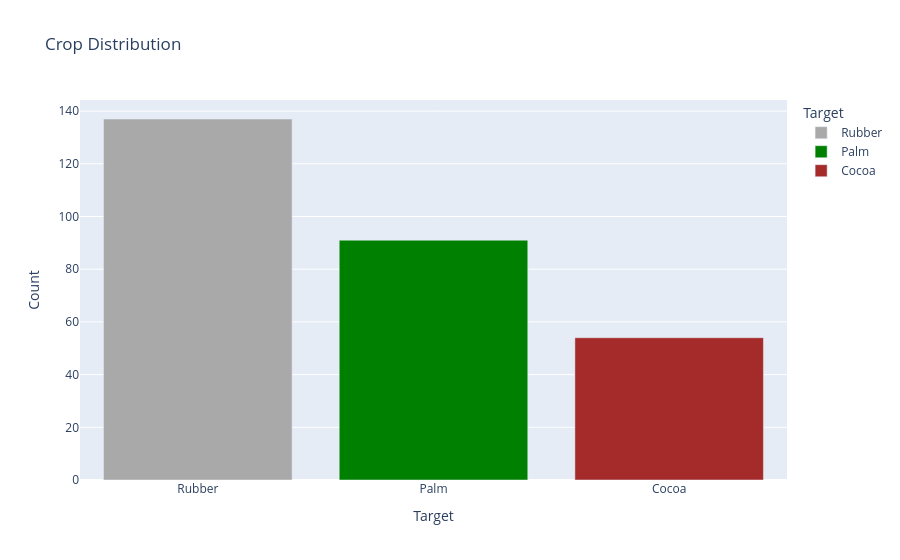

Notebook code for this chart:
### Code cell
plot_class_distribution(y_pred) ## Distribution of prediction

### Figure 1 — Plotly figure (JSON) as saved in the notebook; plotly's stock layout.template omitted (floating-point values rounded to 4 significant figures)
{"data": [{"hovertemplate": "Target=%{x}<br>Count=%{y}<extra></extra>", "legendgroup": "Rubber", "marker": {"color": "darkgray", "pattern": {"shape": ""}}, "name": "Rubber", "orientation": "v", "showlegend": true, "textposition": "auto", "type": "bar", "x": ["Rubber"], "xaxis": "x", "y": [137], "yaxis": "y"}, {"hovertemplate": "Target=%{x}<br>Count=%{y}<extra></extra>", "legendgroup": "Palm", "marker": {"color": "green", "pattern": {"shape": ""}}, "name": "Palm", "orientation": "v", "showlegend": true, "textposition": "auto", "type": "bar", "x": ["Palm"], "xaxis": "x", "y": [91], "yaxis": "y"}, {"hovertemplate": "Target=%{x}<br>Count=%{y}<extra></extra>", "legendgroup": "Cocoa", "marker": {"color": "brown", "pattern": {"shape": ""}}, "name": "Cocoa", "orientation": "v", "showlegend": true, "textposition": "auto", "type": "bar", "x": ["Cocoa"], "xaxis": "x", "y": [54], "yaxis": "y"}], "layout": {"barmode": "relative", "legend": {"title": {"text": "Target"}, "tracegroupgap": 0}, "title": {"text": "Crop Distribution"}, "xaxis": {"anchor": "y", "categoryarray": ["Rubber", "Palm", "Cocoa"], "categoryorder": "array", "domain": [0, 1], "title": {"text": "Target"}}, "yaxis": {"anchor": "x", "domain": [0, 1], "title": {"text": "Count"}}}}
